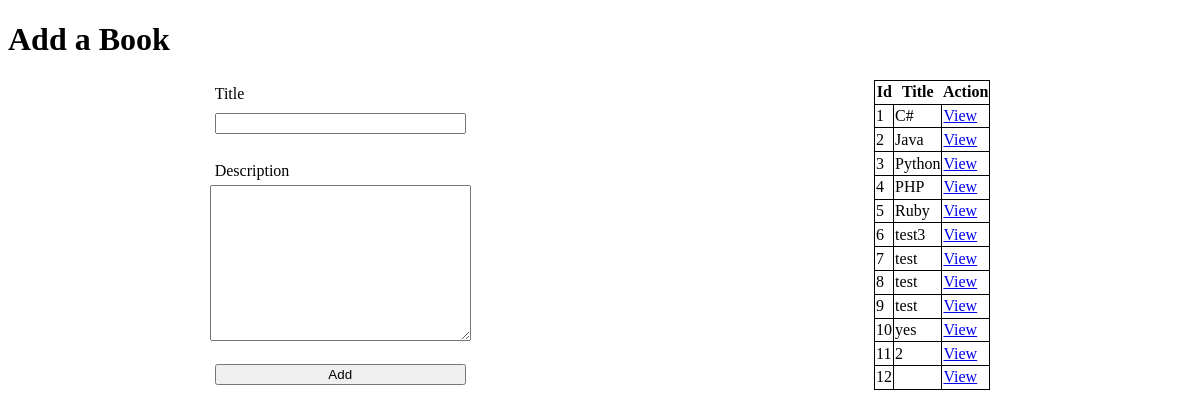
The page / on the database its author committed.
### book_author_app/models.py (models this page shows)
class Book(models.Model):
    title=models.CharField(max_length=255)
    desc=models.TextField(default="no description")
    created_at=models.DateTimeField(auto_now_add=True)
    updated_at=models.DateTimeField(auto_now=True)

### book_author_app/views.py (the view)
# urls.py: path('', views.index),
def index(request):
    context={
        'books': models.allBook()
    }
    return render(request, 'index.html',context)

### book_author_app/models.py (called while the page is built)
def allBook():
    return Book.objects.all()

### book_author_app/templates/index.html (shortened to what this page needs)
<!DOCTYPE html>
<html lang="en">
<head>
    {% load static %}
    <link rel="stylesheet" href="{% static 'css/style.css' %}">
</head>
<body>
    <main>
        <h1>Add a Book</h1>
        <div class="cont">
            <form action="/addbook" method="POST">
                <label for="title">Title</label>
                <input type="text" name="title" id="title">
                <br>
                <label for="description">Description</label>
                <textarea name="desc" id="description" cols="30" rows="10"></textarea>
                <br>
                <input type="submit" value="Add">
            </form>
            <table>
                <tr>
                    <th>Id</th>
                    <th>Title</th>
                    <th>Action</th>
                </tr>
                <tbody>
                    {% for book in books %}
                    <tr>
                        <td>{{book.id}}</td>
                        <td>{{book.title}}</td>
                        <td><a href="/book/{{book.id}}">View</a></td>
                    </tr>
                    {% endfor %}
                </tbody>
            </table>
        </div>
    </main>
</body>
</html>

### book_author_app/static/css/style.css (style rules this page uses)
form { display: grid; }
.cont { display: flex; justify-content: space-around; }
label { margin: 5px; }
input { margin:5px; }
table { border: 1px solid black; border-collapse: collapse; }
td { border: 1px solid black; }

### rows shown on the page
Book: id "1", title "C#"
Book: id "2", title "Java"
Book: id "3", title "Python"
Book: id "4", title "PHP"
Book: id "5", title "Ruby"
Book: id "6", title "test3"
Book: id "7", title "test"
Book: id "8", title "test"
Book: id "9", title "test"
Book: id "10", title "yes"
Book: id "11", title "2"
Book: id "12"
